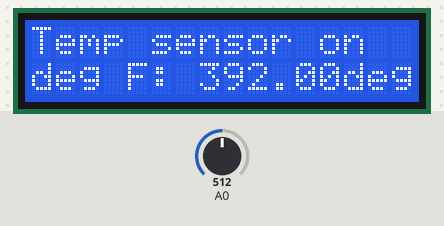
The sketch below on a simulated Arduino Uno, built with avr-gcc and run on an emulated ATmega328P. On the bench: 16×2 character LCD. The test bench sets the inputs (shaded band); at power-on: A0 = 512. What the sketch prints to the serial monitor is not drawn.

Above: at 4.1 s.
At 5.2 s:
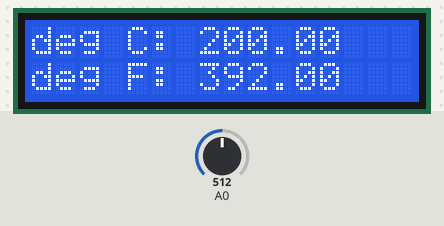
5.3 s: A0 set to 716
At 6.8 s:
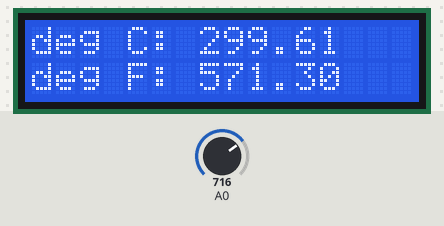
9.3 s: A0 set to 900
At 10.9 s:
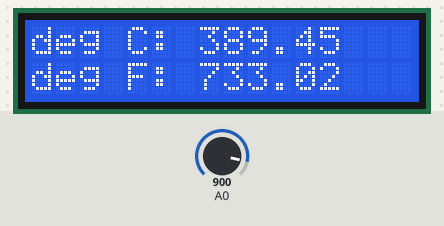
12.6 s: A0 set to 1023
At 13.9 s:
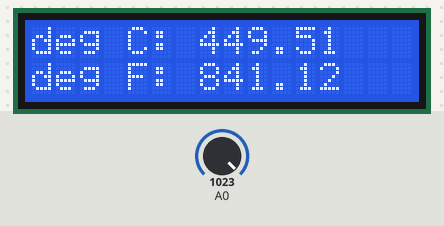
Timing chart, 0 to 15.6 s (numbered marks = the images above; inputs shaded):
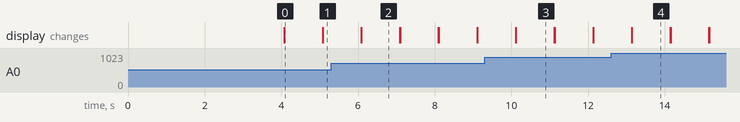

Measured:
- after the input at 5.3 s, the display: first differs from a run without the input after 0.79 s (image 2)
- after the input at 9.3 s, the display: first differs from a run without the input after 0.82 s (image 3)
- after the input at 12.6 s, the display: first differs from a run without the input after 0.55 s (image 4)
- what the display in image 0 shows lasts 1.0 s, from 4.1 s to 5.1 s

The sketch:

LDC_thermometer.ino
```cpp
#include <LiquidCrystal.h>

// We'll use analog input 0 to measure the temperature sensor's
// signal pin.
const int temperaturePin = 0;

LiquidCrystal lcd(12, 11, 5, 4, 3, 2);

void setup() {
  // In this sketch, we'll use the Arduino's serial port
  // to send text back to the main computer. For both sides to
  // communicate properly, they need to be set to the same speed.
  // We use the Serial.begin() function to initialize the port
  // and set the communications speed.

  // The speed is measured in bits per second, also known as
  // "baud rate". 9600 is a very commonly used baud rate,
  // and will transfer about 10 characters per second.
  Serial.begin(9600);

  lcd.begin(16, 2);
  lcd.print("Temp sensor on");
  lcd.setCursor(0 ,1);
  lcd.print("By dcNetworks");
   delay(4000);
}

void loop() {
  float voltage, degreesC, degreesF;

  // First we'll measure the voltage at the analog pin. Normally
  // we'd use analogRead(), which returns a number from 0 to 1023.
  // Here we've written a function (further down) called
  // getVoltage() that returns the true voltage (0 to 5 Volts)
  // present on an analog input pin.
  voltage = getVoltage(temperaturePin);

  // Now we'll convert the voltage to degrees Celsius.
  // This formula comes from the temperature sensor datasheet:
  degreesC = (voltage - 0.5) * 100.0;

  degreesF = degreesC * (9.0/5.0) + 32.0;

  Serial.print("voltage: ");
  Serial.print(voltage);
  Serial.print("  deg C: ");
  Serial.print(degreesC);
  Serial.print("  deg F: ");
  Serial.println(degreesF);

  lcd.print("deg C: ");
  lcd.print(degreesC);
  lcd.setCursor(0,1);
  lcd.print("deg F: ");
  lcd.print(degreesF);

  delay(1000);
  lcd.clear();
}

float getVoltage(int pin)
{
  // This equation converts the 0 to 1023 value that analogRead()
  // returns, into a 0.0 to 5.0 value that is the true voltage
  // being read at that pin.

  // Here's the return statement for this function. We're doing
  // all the math we need to do within this statement:

  return (analogRead(pin) * 0.004882814);


}
```
